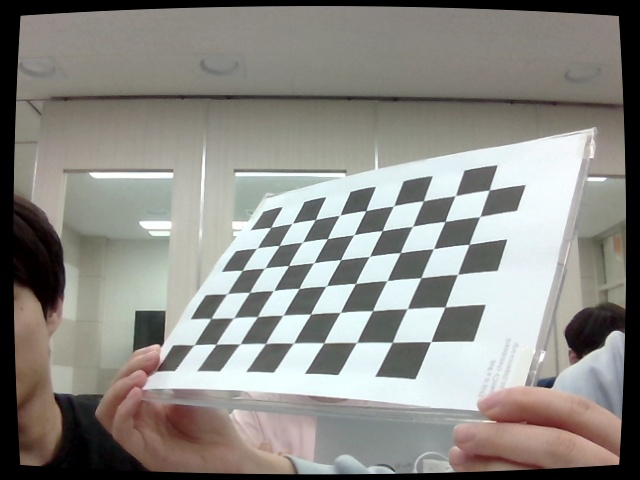
#> input picture calib_images/calib_20260429_113646_556224.jpg, 640 x 480 px
$ jupyter execute --allow-errors 05.01.OpenCV-Calibration.ipynb
#> lines starting #> are read from the running program, lines starting #| are printed output that depends on the picture; after the words box and inside, x2 and y2 are one past the last pixel; in counts of white or black regions, pixels touching at a corner belong together
# 핀홀 카메라 모델과 Camera Calibration 실습

> **강의자료**: `강의자료/05.01.OpenCV-Calibration.md`

| Part | 주제 |
|------|------|
| Part 1 | 핀홀 카메라 모델 |
| Part 2 | 카메라 캘리브레이션 실전 |
| Part 3 | 퀴즈 & 복습 문제 |

이 실습에서는 핀홀 카메라 수학 모델을 직접 구현하고,
OpenCV를 사용해 체커보드 기반 카메라 캘리브레이션 전체 파이프라인을 실습합니다.

[cell 1]
import numpy as np
import cv2              # pip install opencv-python
import yaml             # pip install pyyaml
import os
import glob
import matplotlib.pyplot as plt

[cell 2]
F_MM       = 4.0     # 렌즈 초점 거리 (mm)
DX         = 0.004   # 픽셀 가로 크기 (mm/pixel)
DY         = 0.004   # 픽셀 세로 크기 (mm/pixel)
IMG_WIDTH  = 640     # 이미지 가로 해상도 (pixel)
IMG_HEIGHT = 480     # 이미지 세로 해상도 (pixel)

---
## Part 1: 핀홀 카메라 모델

### 1.1 3D 세계를 2D 이미지로 바꾸는 원리

- **"빛은 직선으로 나아간다"는 단순한 원리로 3D → 2D 변환**
    - **바늘구멍 사진기 (Pinhole Camera)**: 아주 캄캄한 상자 앞면에 바늘구멍 하나를 뚫음
      물체에서 반사된 빛이 구멍을 통과하여 상자 뒷면(센서)에 맺힘
    - **투영 (Projection)**: 3D 공간의 한 점이 구멍을 통과해 2D 평면의 한 점으로 내려앉는 과정
    - **로봇의 거리 추정**: 로봇은 이 원리를 **거꾸로** 이용
      2D 이미지의 한 점 → 실제 3D 공간의 어떤 선상에서 온 것인지 분석
      2D로 변환되는 순간 **'깊이' 정보가 사라짐** → 수학적 모델로 재계산 필요

### 1.2 Aperture (조리개) — 핀홀의 구멍 크기

- **Aperture : 카메라 렌즈에서 빛이 통과하는 구멍의 크기**

| Aperture 크기 | 빛의 양 | 이미지 선명도 |
|---|---|---|
| 크다 (2mm) | 많음  | 흐릿 |
| 작다 (0.35mm) | 적음  | 선명 |

- **핀홀 카메라 모델의 가정**
    - Aperture = **수학적으로 크기가 0인 점**
    - 모든 빛이 딱 한 점을 통과 → 깔끔한 투영 수식 성립
    - 현실에서는 너무 작으면 **빛 부족 → 어두운 이미지** 문제 발생

### 1.3 렌즈 (Lens) — Aperture 딜레마의 해결책

- **핀홀의 딜레마**
  ```
  구멍 크게 → 빛 많음  but  흐릿
  구멍 작게 → 선명     but  어두움
  ```
- **렌즈의 해결책**: 한 점에서 나온 **여러 줄기 빛**을 모아 film의 **한 점으로 수렴**
  ```
  빨간 점 → 여러 빛줄기 → 렌즈 → film의 한 점
  파란 점 → 여러 빛줄기 → 렌즈 → film의 다른 점
  ```
- **새로운 문제**: 렌즈의 굴절 특성 때문에 → **왜곡(Distortion)** 발생
  → 이를 수학적으로 보정하는 것이 **캘리브레이션**

### 1.4 핵심 개념 — 초점 거리 (Focal Length)

- **초점 거리 $f$ : 카메라의 '확대율'을 결정하는 핵심 값**
    - 카메라의 광학 중심(구멍)과 이미지 평면(센서) 사이의 거리
    - 초점 거리가 **길면** → 물체가 크게 보임 (망원)
    - 초점 거리가 **짧으면** → 넓은 범위를 담음 (광각)

- **렌즈 공식**: $\dfrac{1}{f} = \dfrac{1}{z'} - \dfrac{1}{z}$

- **왜 하나의 $f$가 $f_x, f_y$ 두 개가 되는가?** 픽셀이 정사각형이 아닐 수 있기 때문
  $$f_x = \frac{f}{d_x}, \quad f_y = \frac{f}{d_y}$$

| 기호 | 단위 | 의미 |
|---|---|---|
| $f$ | mm | 광학 중심 → 센서 물리적 거리 |
| $d_x, d_y$ | mm/pixel | 픽셀 하나의 실제 크기 |
| $f_x, f_y$ | pixel | 투영 수식의 스케일 인자 |

[cell 3]
# 초점 거리: 물리적 단위(mm) → 픽셀 단위 변환
fx = F_MM / DX
fy = F_MM / DY

print(f"물리적 초점 거리 f = {F_MM} mm")
print(f"픽셀 크기 dx={DX} mm/px,  dy={DY} mm/px")
print(f"픽셀 단위 초점 거리  fx = {fx:.1f} px,  fy = {fy:.1f} px")
print(f"  → 'fx = {fx:.0f}' 은 초점 거리가 픽셀 {fx:.0f}개 길이에 해당한다는 의미")

### 1.5 핵심 개념 — 주점 (Principal Point)

- **주점 $(c_x, c_y)$ : 카메라 렌즈 중심이 이미지와 만나는 기준점**
    - 카메라 렌즈의 중심(광축)이 이미지 센서와 수직으로 만나는 지점의 픽셀 좌표
    - 이상적인 카메라라면 **이미지의 정중앙**이어야 함
    - 실제 제조 과정의 오차로 **조금씩 치우쳐** 있음
    - 이 값이 틀리면 → 로봇이 물체 위치를 잘못 파악

### 1.6 핵심 개념 — 내부 파라미터 행렬 (Camera Matrix K)

**카메라 행렬 $K$ : 카메라의 고유한 '명함'**

초점 거리 $(f_x, f_y)$ 와 주점 $(c_x, c_y)$ 정보를 하나로 묶은 **3×3 행렬**

$$K = \begin{bmatrix} f_x & 0 & c_x \\ 0 & f_y & c_y \\ 0 & 0 & 1 \end{bmatrix}$$

[cell 4]
# 카메라 행렬 K 직접 구성 (예: 640×480 해상도 카메라)
cx = IMG_WIDTH  / 2  # 주점 x (이상적 중앙)
cy = IMG_HEIGHT / 2  # 주점 y (이상적 중앙)

K = np.array([
    [fx,  0,  cx],
    [ 0, fy,  cy],
    [ 0,  0,   1]
], dtype=np.float64)

print("카메라 행렬 K:")
print(K)
print(f"\nfx={K[0,0]}, fy={K[1,1]}, cx={K[0,2]}, cy={K[1,2]}")

[cell 5]
# 카메라 행렬 K로 3D 점 → 2D 픽셀 좌표 투영 (닮음 삼각형 원리)
# 3D 카메라 좌표 (X, Y, Z): Z는 카메라에서 물체까지의 깊이
X, Y, Z = 0.3, 0.1, 2.0    # 단위: m

# 투영 공식: u = fx * X/Z + cx,  v = fy * Y/Z + cy
u = fx * (X / Z) + cx
v = fy * (Y / Z) + cy

print(f"3D 카메라 좌표: ({X}, {Y}, {Z}) m")
print(f"투영된 픽셀 좌표: u={u:.1f}, v={v:.1f}")
print()

[cell 6]
# 역방향: 픽셀 → 정규화 이미지 좌표 (K^-1 적용, 깊이 Z 필요)
x_norm = (u - cx) / fx    # 정규화 x
y_norm = (v - cy) / fy    # 정규화 y
X_back = x_norm * Z
Y_back = y_norm * Z
print(f"역투영 (Z={Z}m 알고 있을 때): X={X_back:.3f}, Y={Y_back:.3f}")

### 1.7 실제 카메라 vs 수학 모델

- **현실** : 렌즈 카메라 (밝고 선명)
- **수학 모델** : 핀홀 모델 (수식이 단순하고 깔끔)
- **캘리브레이션이 다리 역할**
  ```
  실제 렌즈 카메라
      ↓
  캘리브레이션으로 왜곡 계수(k1, k2, p1, p2, k3) 측정
      ↓
  왜곡 보정 (Rectification)
      ↓
  핀홀 모델 수식 적용
  ```
- 왜곡을 제거하고 나면 → 렌즈 카메라도 **핀홀 카메라처럼 동작**

### 1.8 렌즈 왜곡의 종류

**방사 왜곡 (Radial Distortion)**
- 렌즈 모양 때문에 이미지 **가장자리로 갈수록 직선이 곡선**으로 변하는 현상
- **배럴 왜곡 (Barrel Distortion)**: 이미지가 **볼록하게 튀어나와** 보임 → 광각 렌즈
- **핀쿠션 왜곡 (Pincushion Distortion)**: 이미지가 **오목하게 들어가** 보임 → 망원 렌즈

**접선 왜곡 (Tangential Distortion)**
- 카메라 제조 시 렌즈와 이미지 센서가 **완벽하게 수평을 이루지 못해** 발생
- 이미지가 비스듬하게 기울어져 보이는 현상
- **해결책**: 카메라 캘리브레이션으로 왜곡 계수 측정 후 **직선화(Rectification)**

### 1.9 좌표계의 종류와 변환 흐름

**픽셀 하나를 보고 실제 위치를 알기까지 4단계 좌표 변환**

| 단계 | 좌표계 | 기준 |
|------|--------|------|
| ① | 3D 월드 좌표계 (World Frame) | 방의 구석 등 환경 기준점 |
| ② | 3D 카메라 좌표계 (Camera Frame) | 카메라 렌즈 중심 |
| ③ | 2D 이미지 좌표계 (Image Plane) | 렌즈를 통해 투영된 가상 2D 평면 |
| ④ | 픽셀 좌표계 (Pixel Frame) | 코드에서 다루는 $(u, v)$ 좌표 |

**로봇의 역방향 계산 흐름:**
$$\text{픽셀 좌표} \xrightarrow{K^{-1}} \text{이미지 좌표} \xrightarrow{\text{깊이}} \text{카메라 좌표} \xrightarrow{[R|t]^{-1}} \text{월드 좌표}$$

**닮음 삼각형 원리 (깊이 추정):**
$$\frac{X_{real}}{Z} = \frac{x_{pixel} \times d_x}{f}$$

**혼란 포인트 정리**
- **혼란 1**: 물리적으로 센서에 상이 거꾸로 맺히지만, 수학 모델에서는 이미지 평면을 렌즈 앞에 놓고 똑바로 선 이미지 사용
- **혼란 2**: $K$의 초점 거리는 **픽셀 단위** ($f_x, f_y$) → 미터 단위로 바꾸려면 비례식 필요
- **혼란 3**: 로봇 본체(X=앞, Z=위) vs 카메라 광학 프레임(Z=앞, X=오른쪽, Y=아래) — 축이 90도 다름

[cell 7]
# 깊이 추정 예시: 알려진 크기의 물체로 거리 계산
X_real_mm = 100.0   # 물체의 실제 가로 크기 (mm), 예: 10cm 마커
x_pixel   = 50.0    # 이미지에서 물체가 차지하는 픽셀 수

# 닮음 삼각형: X_real / Z = (x_pixel * dx) / f  (단위 mm로 통일 → 결과도 mm)
Z_estimated_mm = X_real_mm * F_MM / (x_pixel * DX)
print(f"물체 실제 크기: {X_real_mm:.0f} mm")
print(f"이미지 픽셀 크기: {x_pixel:.0f} px")
print(f"추정된 거리(깊이): Z ≈ {Z_estimated_mm:.1f} mm  ({Z_estimated_mm/1000:.3f} m)")

---
## Part 2: 카메라 캘리브레이션 실전

### 2.1 캘리브레이션이 필요한 이유

**보정되지 않은 카메라는 직선을 곡선으로 인식하거나 물체 위치를 잘못 파악**

- **캘리브레이션 전**: 직선이 휘어짐, 2D → 3D 정확한 변환 불가
- **캘리브레이션 후**: 왜곡 계수로 이미지 **직선화(Rectification)** 가능,
  픽셀 좌표 ↔ 실제 3D 공간 사이의 **정확한 수학적 관계** 정의

### 2.2 체커보드 패턴 사용 이유

- 명암 대비가 명확 → **내부 교차점(Corners)** 을 서브픽셀 단위로 정밀 감지 가능
- 규칙적인 격자 구조 → 실제 3D 좌표를 쉽게 정의 가능
- **주의**: 칸 수가 아닌 **내부 교차점의 개수**!
- $8 \times 6$ 칸 체커보드 → 내부 교차점은 $7 \times 5$개

### 2.3 올바른 체커보드 촬영 방법

- **장수**: 최소 **10~20장** 권장 (복잡한 왜곡 렌즈는 최대 40장)
- **각도**: 체커보드를 **다양한 축 방향**으로 기울여 촬영 (±15°~45° 범위 권장, 다양한 각도가 초점 거리 계산에 필수)
- **거리**: 카메라와 체커보드 사이의 **거리를 변화**시키며 촬영
- **주의사항**: 체커보드는 **평평하고 단단한 판**에 부착, **줌 수준 일정 유지**,
  이미지 **전체 영역**(특히 가장자리)을 골고루 커버

### 2.4 OpenCV 캘리브레이션 코드 흐름

**OpenCV 캘리브레이션 3단계**

1. **`findChessboardCorners()`**: 이미지에서 체커보드 내부 교차점들의 픽셀 좌표 탐색
2. **`cornerSubPix()`**: 감지된 코너 좌표를 **서브픽셀 단위로 정밀화** → 정확도 향상
3. **`calibrateCamera()`**: 2D 이미지 포인트 + 미리 정의된 3D 객체 포인트를 비교하여
   시스템 방정식을 풀어 **카메라 파라미터 계산**

[cell 8]
# 체커보드 설정 (10x7 칸 → 내부 교차점 9x6개)
CHECKERBOARD = (9, 6)       # (가로 교차점 수, 세로 교차점 수)
SQUARE_SIZE  = 0.025        # 체커보드 한 칸의 실제 크기 (m), 예: 2.5cm

# 3D 객체 포인트 준비: (0,0,0), (1,0,0), ..., (8,5,0) 형태로 정의 (Z=0 평면)
objp = np.zeros((CHECKERBOARD[0] * CHECKERBOARD[1], 3), np.float32)
objp[:, :2] = np.mgrid[0:CHECKERBOARD[0], 0:CHECKERBOARD[1]].T.reshape(-1, 2)
objp *= SQUARE_SIZE     # 픽셀 단위가 아닌 실제 크기(m) 적용

print(f"체커보드 설정: {CHECKERBOARD[0]}×{CHECKERBOARD[1]} 내부 교차점")
print(f"총 코너 수: {len(objp)}개")
print(f"첫 번째 코너 3D 좌표: {objp[0]}")
print(f"마지막 코너 3D 좌표: {objp[-1]}")

[cell 9]
# 캘리브레이션 전체 파이프라인
# (실제 이미지 파일이 있어야 실행 가능 — 이미지 경로를 수정하세요)

def run_calibration(image_dir: str, pattern=(9, 6), square_size=0.025):
    """체커보드 이미지들로 카메라 캘리브레이션 수행"""
#> called with image_dir = './calib_images/', pattern = (9, 6), square_size = 0.025
    objp = np.zeros((pattern[0] * pattern[1], 3), np.float32)
    objp[:, :2] = np.mgrid[0:pattern[0], 0:pattern[1]].T.reshape(-1, 2)
    objp *= square_size

    objpoints = []   # 3D 실세계 포인트 목록
    imgpoints = []   # 2D 이미지 포인트 목록
    image_size = None

    # cornerSubPix 종료 기준: 정확도(EPS) 또는 최대 반복 횟수(30회) 중 먼저 만족되면 중단
    criteria = (cv2.TERM_CRITERIA_EPS + cv2.TERM_CRITERIA_MAX_ITER, 30, 0.001)
    images = glob.glob(os.path.join(image_dir, '*.jpg')) + \
             glob.glob(os.path.join(image_dir, '*.png'))

    image_paths = []  # 코너 검출 성공한 이미지 경로 목록

    print(f"이미지 {len(images)}장 로드")
    for fname in images:
        img  = cv2.imread(fname)
#> img is the input picture: shape (480, 640, 3); mean B, G, R 133.5, 138.6, 140.1
        gray = cv2.cvtColor(img, cv2.COLOR_BGR2GRAY)
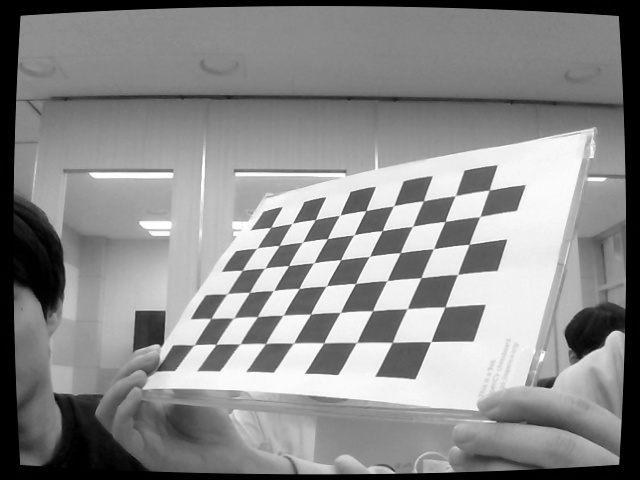
#> gray: shape (480, 640); min 0, max 255, mean 138.5
        image_size = gray.shape[::-1]   # (width, height)
#> image_size = (640, 480)

        # ① 체커보드 코너 탐색
        ret, corners = cv2.findChessboardCorners(gray, pattern, None)
#> ret = True; corners = 54 rows, first 8: [270.7, 227.2], [292.5, 222.9], [315.2, 219.7], [339.8, 215.2], [365.9, 210.5], [393.7, 205.7], [423.4, 200.8], [455.2, 195.7]
        if not ret:
            print(f"  코너 미검출: {os.path.basename(fname)}")
            continue

        # ② 서브픽셀 정밀화
        corners_refined = cv2.cornerSubPix(gray, corners, (11, 11), (-1, -1), criteria)
#> corners_refined = 54 rows, first 8: [270.4, 227.5], [292.1, 223.4], [315.3, 219.5], [339.6, 215.2], [365.7, 210.6], [393.6, 205.8], [423.4, 200.8], [455.3, 195.7]

        objpoints.append(objp)
        imgpoints.append(corners_refined)
        image_paths.append(fname)
        print(f"  코너 검출 성공: {os.path.basename(fname)}")

    if len(objpoints) < 3:
        print("이미지 부족 (최소 3장 필요). 캘리브레이션 중단.")
        return None, None, None, None, None, None, None, None

    # ③ 캘리브레이션 계산
    ret, mtx, dist, rvecs, tvecs = cv2.calibrateCamera(
        objpoints, imgpoints, image_size, None, None
    )
    # ret   : 재투영 오차 RMS (픽셀 단위, 1.0 이하면 양호)
    # mtx   : 카메라 행렬 K (3×3) — fx, fy, cx, cy 포함
    # dist  : 왜곡 계수 (k1, k2, p1, p2, k3) — undistort에 사용
    # rvecs : 각 이미지별 회전 벡터 (체커보드 대비 카메라 자세)
    # tvecs : 각 이미지별 이동 벡터 (체커보드 대비 카메라 위치)
    print(f"\n재투영 오차 (RMS Error): {ret:.4f} px")
    print("카메라 행렬 mtx:\n", mtx)
    print("왜곡 계수 dist:", dist.ravel())
    return mtx, dist, ret, rvecs, tvecs, objpoints, imgpoints, image_paths

[cell 10]
# 실제 이미지가 있는 경우 아래 주석을 해제하고 경로를 수정하세요
mtx, dist, rms, rvecs, tvecs, objpoints, imgpoints, image_paths = run_calibration("./calib_images/")

### 2.5 calibrateCamera() 결과 파라미터

```python
ret, mtx, dist, rvecs, tvecs = cv2.calibrateCamera(
    objpoints, imgpoints, gray.shape[::-1], None, None
)
```

| 반환값 | 설명 |
|--------|------|
| `ret` | 재투영 오차 (RMS Error) — 작을수록 좋음 |
| `mtx` | 카메라 행렬 $K$ (3×3): $f_x, f_y, c_x, c_y$ 포함 |
| `dist` | 왜곡 계수: 방사 왜곡 $(k_1, k_2, k_3)$ + 접선 왜곡 $(p_1, p_2)$ |
| `rvecs` | 각 이미지의 회전 벡터 (외부 파라미터) |
| `tvecs` | 각 이미지의 이동 벡터 (외부 파라미터) |

### 2.6 품질 평가 — 재투영 오차 (Reprojection Error)

**재투영 오차**: 계산된 카메라 모델로 3D 포인트를 다시 2D에 투영했을 때
실제 감지된 이미지 포인트와의 **거리 차이 (픽셀 단위)**

| RMS Error | 평가 |
|-----------|------|
| 0.5 px 미만 | 산업용 비전 시스템에서 성공적 |
| 1 px 이하  | 대부분의 응용 분야에서 수용 가능 |
| 1 px 초과  | 촬영 데이터 점검 후 재캘리브레이션 필요 |

[cell 11]
# 재투영 오차 계산 함수 (캘리브레이션 후 검증용)
def calc_reprojection_error(objpoints, imgpoints, mtx, dist, rvecs, tvecs, image_paths=None):
    """각 이미지별 재투영 오차를 계산하고 평균과 최대 오차 인덱스를 반환"""
    errors = []
    for i, (op, ip) in enumerate(zip(objpoints, imgpoints)):
        # op(z=0 평면의 3D 점)를 rvecs/tvecs로 카메라 좌표계로 변환 후 2D 이미지 평면에 투영
        proj, _ = cv2.projectPoints(op, rvecs[i], tvecs[i], mtx, dist)
        err = cv2.norm(ip, proj, cv2.NORM_L2) / len(proj)
        errors.append(err)
    mean_err = np.mean(errors)
    worst_idx = int(np.argmax(errors))
    print(f"이미지별 재투영 오차: {[f'{e:.4f}' for e in errors]}")
    print(f"평균 재투영 오차: {mean_err:.4f} px")
    if image_paths:
        print(f"최대 오차 이미지: {os.path.basename(image_paths[worst_idx])} ({errors[worst_idx]:.4f} px)")
    return mean_err, worst_idx

#> (a cell that did not finish here is left out)

### 2.7 undistort()로 왜곡 보정하기

[cell 13]
# 왜곡 보정 예시 (실제 이미지가 있을 때 실행)
# [21 lines left out: function _line_fitting_residual, not called in this run]

[cell 14]
# [30 lines left out: function undistort_image, not called in this run]

#> (a cell that did not finish here is left out)

### 2.8 결과 저장 및 불러오기

**캘리브레이션 결과는 매번 계산할 필요 없이 파일로 저장하여 재사용**

[cell 16]
# 캘리브레이션 결과 저장 — YAML 형식 (ROS 호환)
def save_calibration_yaml(mtx, dist, filepath="camera_info.yaml"):
    data = {
        'camera_matrix': mtx.tolist(),
        'dist_coeff': dist.tolist()
    }
    with open(filepath, 'w') as f:
        yaml.dump(data, f)
    print(f"YAML 저장 완료: {filepath}")

#> (the rest of this cell did not finish here and is left out)

[cell 17]
# 캘리브레이션 결과 불러오기 — YAML 형식
def load_calibration_yaml(filepath="camera_info.yaml"):
    with open(filepath, 'r') as f:
        data = yaml.safe_load(f)
    mtx  = np.array(data['camera_matrix'], np.float64)
    dist = np.array(data['dist_coeff'], np.float64)
    print(f"YAML 로드 완료: {filepath}")
    print("mtx:\n", mtx)
    print("dist:", dist.ravel())
    return mtx, dist

---
## Part 3: 퀴즈 & 복습 문제

### 연습 문제

[cell 18]
# TODO: 여기에 구현하세요
# 요구사항: 아래 함수를 완성하세요.
#   - 체커보드 이미지 한 장을 받아 코너를 검출하고 시각화합니다.
#   - 반환값: 서브픽셀 정밀화된 코너 좌표 (검출 실패 시 None)
#
# Hint:
#   - cv2.findChessboardCorners(gray, pattern) → ret, corners
#   - cv2.cornerSubPix(gray, corners, (11,11), (-1,-1), criteria) → corners_refined
#   - cv2.drawChessboardCorners(img, pattern, corners_refined, ret) 로 시각화

def detect_corners(img_path: str, pattern=(9, 6)):
#> called with pattern = (9, 6)
    img = cv2.imread(img_path)
    gray = cv2.cvtColor(img, cv2.COLOR_BGR2GRAY)

    ret, corners = cv2.findChessboardCorners(gray, pattern)
#> ret = True
    if not ret:
        return None

    criteria = (cv2.TERM_CRITERIA_EPS + cv2.TERM_CRITERIA_MAX_ITER, 30, 0.01)
    corners_refined = cv2.cornerSubPix(gray, corners, (11, 11), (-1, -1), criteria)

    cv2.drawChessboardCorners(img, pattern, corners_refined, ret)
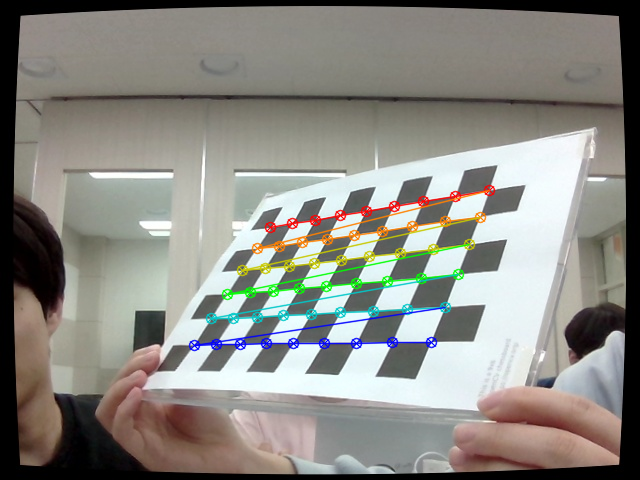
#> img: shape (480, 640, 3); 3.78% of pixels changed, all inside (x1, y1, x2, y2) = (188, 184, 496, 352)
    plt.imshow(cv2.cvtColor(img, cv2.COLOR_BGR2RGB))
    plt.show()

# 완성 후 주석 해제
corners = detect_corners("calib_images/calib_20260429_113646_556224.jpg")

[cell 19]
# TODO: 여기에 구현하세요
# 요구사항: 아래 함수를 완성하세요.
#   - 저장된 YAML 파일에서 캘리브레이션 파라미터를 불러와 이미지에 undistort를 적용합니다.
#   - 원본 이미지와 보정된 이미지를 나란히 출력합니다.
#
# Hint:
#   - load_calibration_yaml(yaml_path) 로 mtx, dist 불러오기
#   - cv2.undistort(img, mtx, dist, None, mtx) 로 왜곡 보정
#   - plt.subplots(1, 2) 로 보정 전/후 나란히 표시

def apply_undistort(img_path: str, yaml_path: str):
#> called with yaml_path = 'camera_info.yaml'
    img = cv2.imread(img_path)
    mtx, dist = load_calibration_yaml(yaml_path)

    undistort = cv2.undistort(img, mtx, dist, None, mtx)
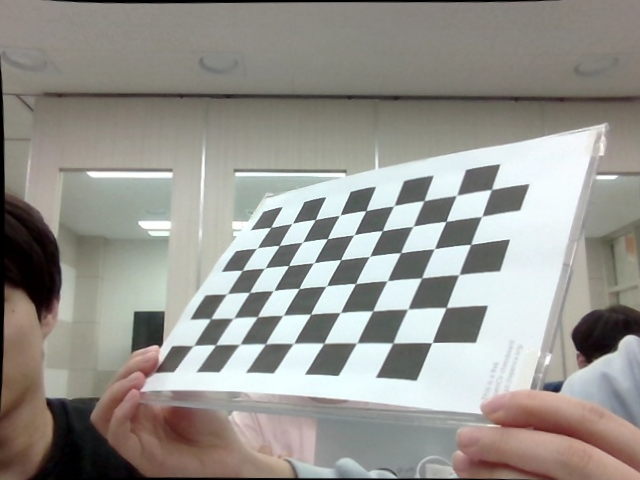
#> undistort: shape (480, 640, 3); mean B, G, R 143, 148.6, 150.7

    fig, axes = plt.subplots(1, 2, figsize=(12, 5))
    axes[0].imshow(cv2.cvtColor(img, cv2.COLOR_BGR2RGB))
    axes[0].set_title('원본')
    axes[1].imshow(cv2.cvtColor(undistort, cv2.COLOR_BGR2RGB))
    axes[1].set_title('보정')
    plt.tight_layout()
    plt.show()
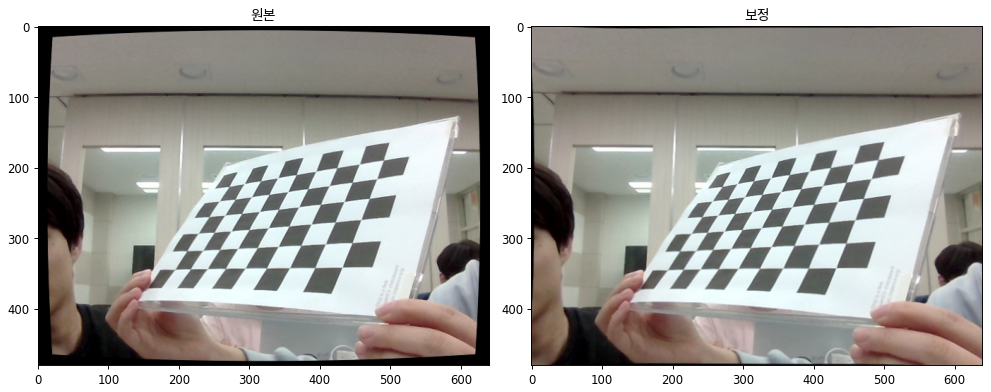
#> figure drawn by matplotlib, 2 panels

# 완성 후 주석 해제
dst = apply_undistort("calib_images/calib_20260429_113646_556224.jpg", "camera_info.yaml")
